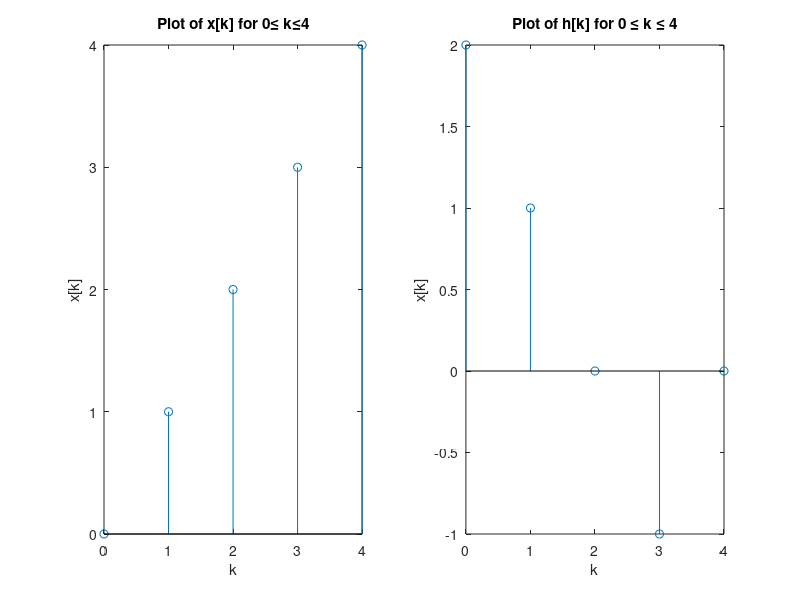
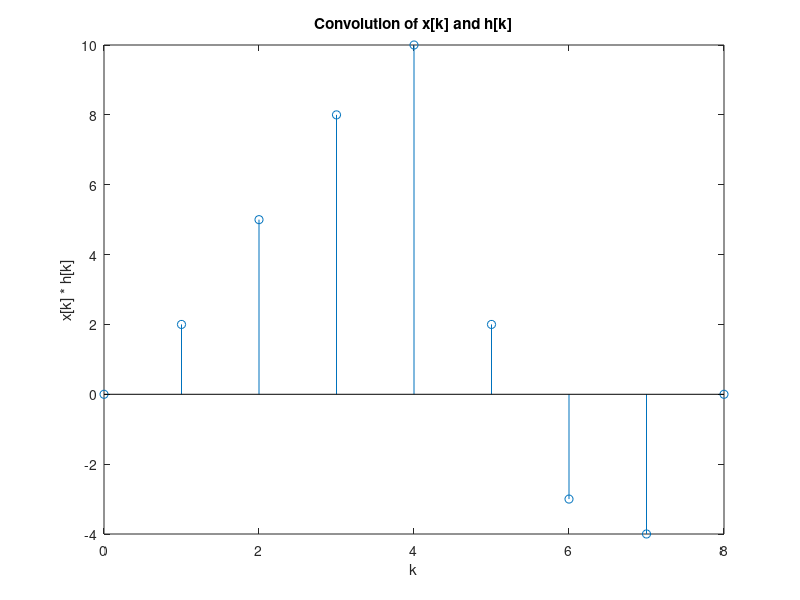
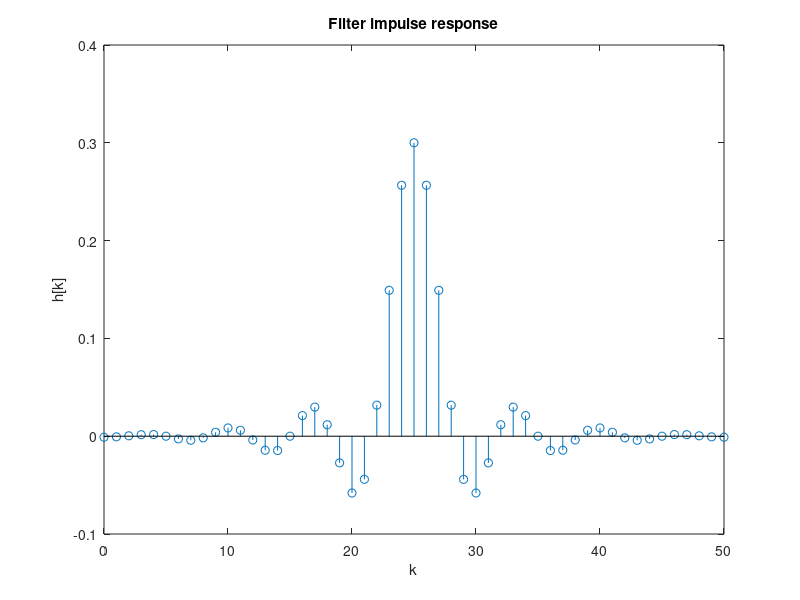

Write MATLAB code to recreate these figures, in order. (Note: this script raises an error after producing the figures.)
%% Question 1 Signal Convolution
k1 = [0:4];

% Part a
x1 = @(n) (n) .* ((0 <= n) & (n <= 4));
h1 = @(n) (2 - n) .* ((0 <= n) & (n <= 3));

% Part b
figure;
subplot(1, 2, 1);
stem(k1, x1(k1));
title('Plot of x[k] for 0\leq k\leq4');
xlabel('k');
ylabel('x[k]');

subplot(1, 2, 2);
stem(k1, h1(k1));
title('Plot of h[k] for 0 \leq k \leq 4');
xlabel('k');
ylabel('x[k]');

% Part C
y = conv(x1(k1), h1(k1));
figure;
stem([0:8], y);
title('Convolution of x[k] and h[k]');
xlabel('k');
ylabel('x[k] * h[k]');

%% Question 2 Audio Convolution
k = [0:50];

% Part a
h2 = @(n) (0.3 .* sinc(0.3 .* (n - 25)) .* (0.54 - (0.46 .* cos((2 .* pi .* n) ./ 50)))) .* ((0 <= n) & (n <= 50));

% Part b
figure;
stem(k, h2(k));
title('Filter impulse response');
xlabel('k');
ylabel('h[k]');

% Part c
[x3, fs] = audioread('baila.wav');
filt_x3 = conv(x3, h2(k));

% Part d
audiowrite('baila_filtered.wav', filt_x3, fs)

%% Question 3 Signal Aliasing
% Part a
n1 = [0:30]';
x1 = @(t) (cos(20 .* pi .* t));
x2 = @(t) (cos(180 .* pi .* t));

fs1 = 100;
T1 = 1 / fs1;

y1 = x1(T1 .* n1);
y2 = x2(T1 .* n1);

figure;
subplot(2, 1, 1);
stem(n1, y1);
title('Sampled signal y_1 result');
xlabel('Samples (n)');
ylabel('Amplitude (y_1)');

subplot(2, 1, 2);
stem(n1, y2);
title('Sampled signal y_2 result');
xlabel('Samples (n)');
ylabel('Amplitude (y_2)');

% Part b
n2 = [0:300];
fs2 = 1000;
T2 = 1 / fs2;
z1 = x1(T2 .* n2);
z2 = x2(T2 .* n2);

figure;
subplot(2, 1, 1);
plot(n2 / fs2, z1, 'r-', n1 / fs1, y1, 'b+');
xlabel('n');
ylabel('y_1[n] and z_1[n]');
legend('z_1[n]', 'y_1[n]');

subplot(2, 1, 2);
plot(n2 / fs2, z2, 'r-', n1 / fs1, y2, 'b+');
xlabel('n');
ylabel('y_2[n] and z_2[n]');
legend('z_2[n]', 'y_2[n]');

% Part c
x3 = @(t) (cos(380 .* pi .* t));
y3 = x3(T1 .* n1);

figure;
plot(n1, y1, 'r-', n1, y3, 'b+');
xlabel('n');
ylabel('y_1[n] and y_3[n]');
legend('y_1[n]', 'y_3[n]');

%% Question 4 Image Aliasing
% Part a
img = imread('barbaraLarge.jpg');

% Part b
figure;
imshow(img), colorbar;

% Part c
img09 = imresize(img, 0.9, 'nearest');
img07 = imresize(img, 0.7, 'nearest');
img05 = imresize(img, 0.5, 'nearest');

figure;
imshow(img09);
figure;
imshow(img07);
figure;
imshow(img05);